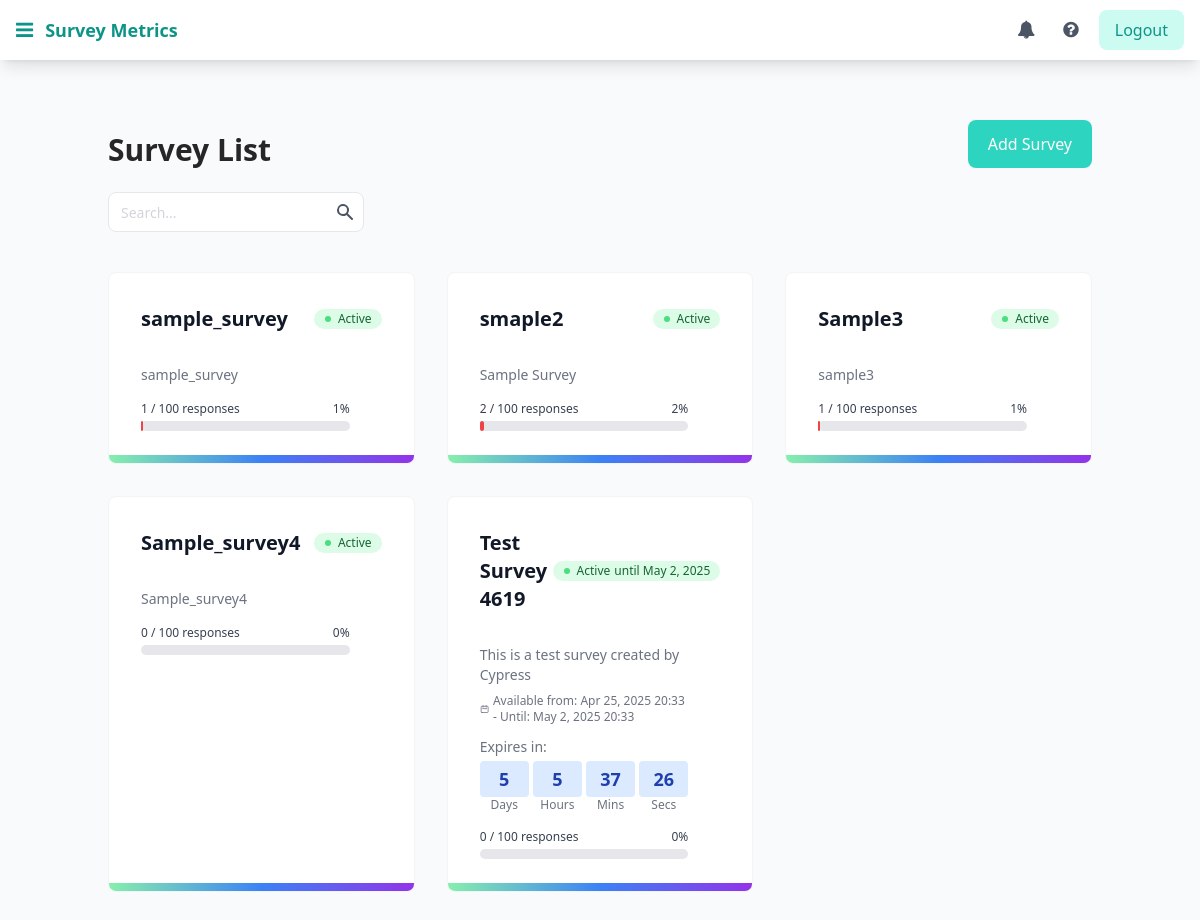
Page /survey/ (signed in) on the committed database.
### djf_surveys/models.py (models this page shows, shortened)
class BaseModel(models.Model):
    created_at = models.DateTimeField(auto_now_add=True)
    updated_at = models.DateTimeField(auto_now=True)
    class Meta:
        abstract = True

class Survey(BaseModel):
    name = models.CharField(_("name"), max_length=200)
    description = models.TextField(_("description"), default='')
    slug = models.SlugField(_("slug"), max_length=225, default='')
    valid_until = models.DateTimeField(_("valid until"), blank=True, null=True,
                                       help_text=_("Specify the expiration date for this survey."))
    editable = models.BooleanField(_("editable"), default=True,
                                   help_text=_("If False, user can't edit record."))
    deletable = models.BooleanField(_("deletable"), default=True,
                                    help_text=_("If False, user can't delete record."))
    duplicate_entry = models.BooleanField(_("mutiple submissions"), default=False,
                                          help_text=_("If True, user can resubmit."))
    private_response = models.BooleanField(_("private response"), default=False,
                                           help_text=_("If True, only admin and owner can access."))
    can_anonymous_user = models.BooleanField(_("anonymous submission"), default=False,
                                             help_text=_("If True, user without authentatication can submit."))
    notification_to = models.TextField(_("Notification To"), blank=True, null=True,
                                       help_text=_("Enter your email to be notified when the form is submitted"))
    success_page_content = models.TextField(
        _("Success Page Content"), blank=True, null=True,
        help_text=_("You can override success page content at here. Support HTML syntax")
    )
    start_date = models.DateTimeField(
        _("start date"), blank=True, null=True,
        help_text=_("Date and time when the survey becomes available. Leave blank for immediate availability.")
    )
    end_date = models.DateTimeField(
        _("end date"), blank=True, null=True,
        help_text=_("Date and time when the survey expires. Leave blank for no expiration.")
    )
    target_responses = models.PositiveIntegerField(
        _("target responses"),
        default=100,
        help_text=_("Target number of responses for this survey")
    )
    @property
    def response_count_progress(self):
        return UserAnswer.objects.filter(survey=self).count()
    @property
    def response_rate(self):
        if self.target_responses == 0:
            return 0
        return min(100, int((self.response_count_progress / self.target_responses) * 100))
    @property
    def status(self):
        now = timezone.now()
        if self.start_date and now < self.start_date:
            return "scheduled"
        if self.end_date and now > self.end_date:
            return "expired"
        return "active"
    class Meta:
        verbose_name = _("survey")
        verbose_name_plural = _("surveys")

### djf_surveys/admins/views.py (the view)
# urls.py: path('', admin_views.AdminSurveyListView.as_view(), name='admin_survey'),
@method_decorator(staff_member_required, name='dispatch')
class AdminSurveyListView(SurveyListView):
    template_name = 'djf_surveys/admins/survey_list.html'

### djf_surveys/context_processors.py (called while the page is built)
def surveys_context(request):
    context = {
        'get_master_template': app_settings.SURVEY_MASTER_TEMPLATE,
        'chart_js_src': app_settings.CHART_JS_SRC,
        'get_type_field': get_type_field,
        'link_back_on_success_page': app_settings.SURVEY_LINK_BACK_ON_SUCCESS_PAGE
    }
    return context

### djf_surveys/mixin.py (called while the page is built)
    def get_title_page(self):
        return self.title_page

    def get_sub_title_page(self):
        return self.sub_title

    def get_context_data(self, **kwargs):
        if 'form' not in kwargs:
            kwargs['title'] = self.get_title_page()
            kwargs['title_page'] = self.get_title_page()
            kwargs['sub_title_page'] = self.get_sub_title_page()
        return super().get_context_data(**kwargs)

### djf_surveys/templatetags/djf_survey_tags.py (called while the page is built)
@register.inclusion_tag('djf_surveys/components/countdown.html')
def render_countdown(survey):
    now = timezone.now()
    if survey.start_date and now < survey.start_date:
        return {
            'target_date': survey.start_date,
            'survey_id': survey.id,
            'countdown_type': 'start'
        }
    elif survey.end_date and now < survey.end_date:
        return {
            'target_date': survey.end_date,
            'survey_id': survey.id,
            'countdown_type': 'end'
        }
    return {'target_date': None, 'survey_id': None, 'countdown_type': None}

### djf_surveys/views.py (called while the page is built)
    def test_func(self):
        return app_settings.SURVEY_ANONYMOUS_VIEW_LIST or self.request.user.is_authenticated

    def get_context_data(self, **kwargs):
        page_number = self.request.GET.get('page', 1)
        context = super().get_context_data(**kwargs)
        page_range = context['page_obj'].paginator.get_elided_page_range(number=page_number)
        context['page_range'] = page_range
        return context

### djf_surveys/templates/djf_surveys/admins/survey_list.html (shortened to what this page needs)
{% extends 'djf_surveys/admins/master.html' %}
{% load i18n %}
{% block content %}
    <div class="container px-5 py-5 ">
        <section>
            <div class="py-6 lg:items-end justify-between flex">
                <h2 class="max-w-xl text-2xl font-bold sm:text-3xl">
                    {% trans "Survey List" %}
                </h2>
                <a href="{% url 'djf_surveys:admin_create_survey' %}" class="inline-block px-5 py-3 mt-4 font-medium text-white bg-teal-400 rounded-lg sm:m-0 hover:bg-teal-600 hover:text-white transition-colors">
                    Add Survey
                </a>
            </div>
        </section>
        {% include 'djf_surveys/components/search_form.html' %}
        {% if object_list %}
            <div class="grid xs:grid-cols-1 sm:grid-cols-2 md:grid-cols-2 lg:grid-cols-3 gap-8 mt-10">
                {% for survey in page_obj %}
                    {% include 'djf_surveys/components/card_list_survey.html' %}
                {% endfor %}
            </div>
            <div class="py-10">
            </div>
        {% else %}
            {% include 'djf_surveys/components/empty_state.html' %}
        {% endif %}
    </div>
{% endblock %}

### djf_surveys/templates/djf_surveys/components/card_list_survey.html (shortened to what this page needs)
<div class="group relative h-full">
    <a class="relative block p-8 overflow-hidden border border-gray-100 rounded-lg bg-white hover:shadow-lg transition-shadow duration-300 h-full flex flex-col" href="{% url 'djf_surveys:create' survey.slug %}">
        <span class="absolute inset-x-0 bottom-0 h-2 bg-gradient-to-r from-green-300 via-blue-500 to-purple-600"></span>
        <div class="flex justify-between items-center mb-4">
            <h5 class="text-xl font-bold text-gray-900">
                {{ survey.name }}
            </h5>
            <div class="flex flex-wrap gap-2 justify-end max-w-[55%] ml-2">
                {% if survey.status == "scheduled" %}
                <span class="inline-flex items-center px-2.5 py-0.5 rounded-full text-xs font-medium bg-yellow-100 text-yellow-800 whitespace-nowrap">
                    <svg class="mr-1.5 h-2 w-2 text-yellow-400" fill="currentColor" viewBox="0 0 8 8">
                        <circle cx="4" cy="4" r="3" />
                    </svg>
                    Scheduled
                    <span class="ml-1">{{ survey.start_date|date:"M j, Y" }}</span>
                </span>
                {% elif survey.status == "active" %}
                <span class="inline-flex items-center px-2.5 py-0.5 rounded-full text-xs font-medium bg-green-100 text-green-800 whitespace-nowrap">
                    <svg class="mr-1.5 h-2 w-2 text-green-400" fill="currentColor" viewBox="0 0 8 8">
                        <circle cx="4" cy="4" r="3" />
                    </svg>
                    Active
                    {% if survey.end_date %}
                    <span class="ml-1 whitespace-nowrap">until {{ survey.end_date|date:"M j, Y" }}</span>
                    {% endif %}
                </span>
                {% endif %}
            </div>
        </div>
        <div class="mt-4 sm:pr-8 flex-grow">
            <p class="text-sm text-gray-500">
                {{ survey.description }}
            </p>
            {% if survey.start_date or survey.end_date %}
            <div class="mt-2 text-xs text-gray-500">
                <div class="flex items-center">
                    <svg class="h-4 w-4 mr-1" fill="none" viewBox="0 0 24 24" stroke="currentColor">
                        <path stroke-linecap="round" stroke-linejoin="round" stroke-width="2" d="M8 7V3m8 4V3m-9 8h10M5 21h14a2 2 0 002-2V7a2 2 0 00-2-2H5a2 2 0 00-2 2v12a2 2 0 002 2z" />
                    </svg>
                    <span>
                        {% if survey.start_date %}
                        Available from: {{ survey.start_date|date:"M j, Y H:i" }}
                        {% endif %}
                        {% if survey.start_date and survey.end_date %} - {% endif %}
                        {% if survey.end_date %}
                        Until: {{ survey.end_date|date:"M j, Y H:i" }}
                        {% endif %}
                    </span>
                </div>
            </div>
            {% endif %}
            {% load djf_survey_tags %}
            {% if survey.status == "scheduled" or survey.end_date and survey.status == "active" %}
                <div class="mt-3">
                    {% render_countdown survey %}
                </div>
            {% endif %}
            <div class="mt-4">
                <div class="flex justify-between mb-1">
                    <span class="text-xs font-medium text-gray-700">
                        {{ survey.response_count_progress }} / {{ survey.target_responses }} responses
                    </span>
                    <span class="text-xs font-medium text-gray-700">{{ survey.response_rate }}%</span>
                </div>
                <div class="w-full bg-gray-200 rounded-full h-2.5">
                    <div class="h-2.5 rounded-full
                        {% if survey.response_rate < 25 %}bg-red-500
                        {% elif survey.response_rate < 50 %}bg-orange-500
                        {% elif survey.response_rate < 75 %}bg-yellow-500
                        {% else %}bg-green-500{% endif %}"
                        style="width: {{ survey.response_rate }}%;"
                    ></div>
                </div>
            </div>
        </div>
    </a>
</div>

### djf_surveys/templates/djf_surveys/components/countdown.html
{% load i18n static%}
<div class="survey-countdown"
    data-target-date="{{ target_date|date:'c' }}"
    data-survey-id="{{ survey_id }}"
    data-countdown-type="{{ countdown_type }}">
    <div class="text-sm font-medium text-gray-500 mb-1">
        {% if countdown_type == 'start' %}
            {% trans "Available in:" %}
        {% else %}
            {% trans "Expires in:" %}
        {% endif %}
    </div>
    <div class="grid grid-cols-4 gap-1 text-center">
        <div>
            <div class="countdown-days bg-blue-100 rounded p-1 text-lg font-bold text-blue-800">--</div>
            <div class="text-xs text-gray-500">{% trans "Days" %}</div>
        </div>
        <div>
            <div class="countdown-hours bg-blue-100 rounded p-1 text-lg font-bold text-blue-800">--</div>
            <div class="text-xs text-gray-500">{% trans "Hours" %}</div>
        </div>
        <div>
            <div class="countdown-minutes bg-blue-100 rounded p-1 text-lg font-bold text-blue-800">--</div>
            <div class="text-xs text-gray-500">{% trans "Mins" %}</div>
        </div>
        <div>
            <div class="countdown-seconds bg-blue-100 rounded p-1 text-lg font-bold text-blue-800">--</div>
            <div class="text-xs text-gray-500">{% trans "Secs" %}</div>
        </div>
    </div>
</div>

### rows in the picture
Survey: name "sample_survey", shows "Active", description "sample_survey", response_count_progress "1", target_responses "100", response_rate "1"
Survey: name "smaple2", shows "Active", description "Sample Survey", response_count_progress "2", target_responses "100", response_rate "2"
Survey: name "Sample3", shows "Active", description "sample3", response_count_progress "1", target_responses "100", response_rate "1"
Survey: name "Sample_survey4", shows "Active", description "Sample_survey4", response_count_progress "0", target_responses "100", response_rate "0"
Survey: name "Test Survey 4619", end_date "May 2, 2025", description "This is a test survey created by Cypress", start_date "Apr 25, 2025 20:33", end_date "May 2, 2025 20:33", response_count_progress "0", target_responses "100", response_rate "0"
